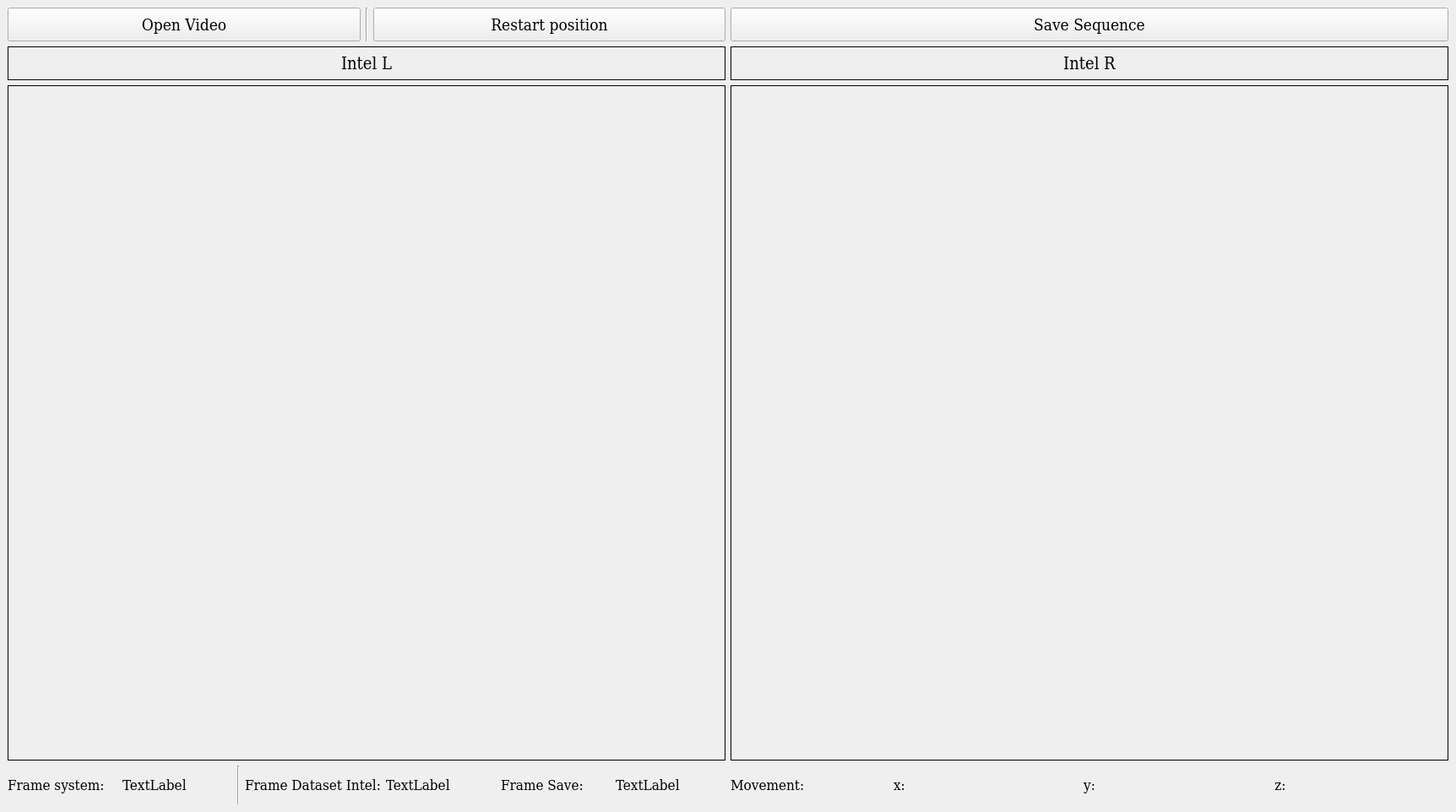
<?xml version="1.0" encoding="UTF-8"?>
<ui version="4.0">
 <class>MainWindow</class>
 <widget class="QMainWindow" name="MainWindow">
  <property name="geometry">
   <rect>
    <x>0</x>
    <y>0</y>
    <width>1724</width>
    <height>962</height>
   </rect>
  </property>
  <property name="windowTitle">
   <string>MainWindow</string>
  </property>
  <widget class="QWidget" name="centralwidget">
   <layout class="QHBoxLayout" name="horizontalLayout_2">
    <item>
     <layout class="QVBoxLayout" name="verticalLayout_2">
      <item>
       <layout class="QGridLayout" name="gridLayout">
        <item row="2" column="0">
         <widget class="QLabel" name="label_4">
          <property name="minimumSize">
           <size>
            <width>0</width>
            <height>40</height>
           </size>
          </property>
          <property name="maximumSize">
           <size>
            <width>16777215</width>
            <height>40</height>
           </size>
          </property>
          <property name="font">
           <font>
            <family>DejaVu Serif Condensed</family>
            <pointsize>15</pointsize>
           </font>
          </property>
          <property name="frameShape">
           <enum>QFrame::Box</enum>
          </property>
          <property name="text">
           <string>Intel L</string>
          </property>
          <property name="alignment">
           <set>Qt::AlignCenter</set>
          </property>
         </widget>
        </item>
        <item row="3" column="0">
         <widget class="QLabel" name="labelIntelL">
          <property name="minimumSize">
           <size>
            <width>848</width>
            <height>800</height>
           </size>
          </property>
          <property name="font">
           <font>
            <family>DejaVu Serif Condensed</family>
            <pointsize>10</pointsize>
           </font>
          </property>
          <property name="frameShape">
           <enum>QFrame::Box</enum>
          </property>
          <property name="text">
           <string/>
          </property>
          <property name="alignment">
           <set>Qt::AlignCenter</set>
          </property>
         </widget>
        </item>
        <item row="2" column="1">
         <widget class="QLabel" name="label_8">
          <property name="minimumSize">
           <size>
            <width>0</width>
            <height>40</height>
           </size>
          </property>
          <property name="maximumSize">
           <size>
            <width>16777215</width>
            <height>40</height>
           </size>
          </property>
          <property name="font">
           <font>
            <family>DejaVu Serif Condensed</family>
            <pointsize>15</pointsize>
           </font>
          </property>
          <property name="frameShape">
           <enum>QFrame::Box</enum>
          </property>
          <property name="text">
           <string>Intel R</string>
          </property>
          <property name="alignment">
           <set>Qt::AlignCenter</set>
          </property>
         </widget>
        </item>
        <item row="3" column="1">
         <widget class="QLabel" name="labelIntelR">
          <property name="minimumSize">
           <size>
            <width>848</width>
            <height>800</height>
           </size>
          </property>
          <property name="font">
           <font>
            <pointsize>10</pointsize>
           </font>
          </property>
          <property name="frameShape">
           <enum>QFrame::Box</enum>
          </property>
          <property name="text">
           <string/>
          </property>
          <property name="alignment">
           <set>Qt::AlignCenter</set>
          </property>
         </widget>
        </item>
        <item row="5" column="0">
         <layout class="QHBoxLayout" name="horizontalLayout">
          <item>
           <widget class="QLabel" name="label_3">
            <property name="minimumSize">
             <size>
              <width>0</width>
              <height>40</height>
             </size>
            </property>
            <property name="maximumSize">
             <size>
              <width>180</width>
              <height>16777215</height>
             </size>
            </property>
            <property name="font">
             <font>
              <family>DejaVu Serif Condensed</family>
              <pointsize>13</pointsize>
             </font>
            </property>
            <property name="text">
             <string>Frame system:</string>
            </property>
           </widget>
          </item>
          <item>
           <widget class="QLabel" name="frameSystem">
            <property name="minimumSize">
             <size>
              <width>0</width>
              <height>40</height>
             </size>
            </property>
            <property name="font">
             <font>
              <family>DejaVu Serif Condensed</family>
              <pointsize>13</pointsize>
             </font>
            </property>
            <property name="text">
             <string>TextLabel</string>
            </property>
           </widget>
          </item>
          <item>
           <widget class="Line" name="line_2">
            <property name="orientation">
             <enum>Qt::Vertical</enum>
            </property>
           </widget>
          </item>
          <item>
           <widget class="QLabel" name="label_7">
            <property name="minimumSize">
             <size>
              <width>0</width>
              <height>40</height>
             </size>
            </property>
            <property name="maximumSize">
             <size>
              <width>180</width>
              <height>16777215</height>
             </size>
            </property>
            <property name="font">
             <font>
              <family>DejaVu Serif Condensed</family>
              <pointsize>13</pointsize>
             </font>
            </property>
            <property name="text">
             <string>Frame Dataset Intel:</string>
            </property>
           </widget>
          </item>
          <item>
           <widget class="QLabel" name="frameIntel">
            <property name="minimumSize">
             <size>
              <width>0</width>
              <height>40</height>
             </size>
            </property>
            <property name="font">
             <font>
              <family>DejaVu Serif Condensed</family>
              <pointsize>13</pointsize>
             </font>
            </property>
            <property name="text">
             <string>TextLabel</string>
            </property>
           </widget>
          </item>
          <item>
           <widget class="QLabel" name="label_9">
            <property name="minimumSize">
             <size>
              <width>0</width>
              <height>40</height>
             </size>
            </property>
            <property name="maximumSize">
             <size>
              <width>180</width>
              <height>16777215</height>
             </size>
            </property>
            <property name="font">
             <font>
              <family>DejaVu Serif Condensed</family>
              <pointsize>13</pointsize>
             </font>
            </property>
            <property name="text">
             <string>Frame Save:</string>
            </property>
           </widget>
          </item>
          <item>
           <widget class="QLabel" name="frameSave">
            <property name="minimumSize">
             <size>
              <width>0</width>
              <height>40</height>
             </size>
            </property>
            <property name="font">
             <font>
              <family>DejaVu Serif Condensed</family>
              <pointsize>13</pointsize>
             </font>
            </property>
            <property name="text">
             <string>TextLabel</string>
            </property>
           </widget>
          </item>
         </layout>
        </item>
        <item row="1" column="0">
         <layout class="QHBoxLayout" name="horizontalLayout_5">
          <item>
           <widget class="QPushButton" name="openImage">
            <property name="minimumSize">
             <size>
              <width>0</width>
              <height>40</height>
             </size>
            </property>
            <property name="font">
             <font>
              <family>DejaVu Serif Condensed</family>
              <pointsize>14</pointsize>
             </font>
            </property>
            <property name="text">
             <string>Open Video</string>
            </property>
           </widget>
          </item>
          <item>
           <widget class="Line" name="line_3">
            <property name="orientation">
             <enum>Qt::Vertical</enum>
            </property>
           </widget>
          </item>
          <item>
           <widget class="QPushButton" name="openImage_2">
            <property name="minimumSize">
             <size>
              <width>0</width>
              <height>40</height>
             </size>
            </property>
            <property name="font">
             <font>
              <family>DejaVu Serif Condensed</family>
              <pointsize>14</pointsize>
             </font>
            </property>
            <property name="text">
             <string>Restart position</string>
            </property>
           </widget>
          </item>
         </layout>
        </item>
        <item row="1" column="1">
         <widget class="QPushButton" name="saveSequenceBtn">
          <property name="minimumSize">
           <size>
            <width>0</width>
            <height>40</height>
           </size>
          </property>
          <property name="font">
           <font>
            <family>DejaVu Serif Condensed</family>
            <pointsize>14</pointsize>
           </font>
          </property>
          <property name="text">
           <string>Save Sequence</string>
          </property>
          <property name="checkable">
           <bool>true</bool>
          </property>
         </widget>
        </item>
        <item row="5" column="1">
         <layout class="QHBoxLayout" name="horizontalLayout_4">
          <item>
           <widget class="QLabel" name="label_30">
            <property name="minimumSize">
             <size>
              <width>0</width>
              <height>40</height>
             </size>
            </property>
            <property name="maximumSize">
             <size>
              <width>180</width>
              <height>16777215</height>
             </size>
            </property>
            <property name="font">
             <font>
              <family>DejaVu Serif Condensed</family>
              <pointsize>13</pointsize>
             </font>
            </property>
            <property name="text">
             <string>Movement:</string>
            </property>
           </widget>
          </item>
          <item>
           <widget class="QLabel" name="label_36">
            <property name="minimumSize">
             <size>
              <width>0</width>
              <height>40</height>
             </size>
            </property>
            <property name="maximumSize">
             <size>
              <width>40</width>
              <height>16777215</height>
             </size>
            </property>
            <property name="font">
             <font>
              <family>DejaVu Serif Condensed</family>
              <pointsize>13</pointsize>
             </font>
            </property>
            <property name="text">
             <string>x:</string>
            </property>
            <property name="alignment">
             <set>Qt::AlignCenter</set>
            </property>
           </widget>
          </item>
          <item>
           <widget class="QLabel" name="move_x">
            <property name="minimumSize">
             <size>
              <width>0</width>
              <height>40</height>
             </size>
            </property>
            <property name="maximumSize">
             <size>
              <width>180</width>
              <height>16777215</height>
             </size>
            </property>
            <property name="font">
             <font>
              <family>DejaVu Serif Condensed</family>
              <pointsize>13</pointsize>
             </font>
            </property>
            <property name="text">
             <string/>
            </property>
           </widget>
          </item>
          <item>
           <widget class="QLabel" name="label_34">
            <property name="minimumSize">
             <size>
              <width>0</width>
              <height>40</height>
             </size>
            </property>
            <property name="maximumSize">
             <size>
              <width>40</width>
              <height>16777215</height>
             </size>
            </property>
            <property name="font">
             <font>
              <family>DejaVu Serif Condensed</family>
              <pointsize>13</pointsize>
             </font>
            </property>
            <property name="text">
             <string>y:</string>
            </property>
            <property name="alignment">
             <set>Qt::AlignCenter</set>
            </property>
           </widget>
          </item>
          <item>
           <widget class="QLabel" name="move_y">
            <property name="minimumSize">
             <size>
              <width>0</width>
              <height>40</height>
             </size>
            </property>
            <property name="maximumSize">
             <size>
              <width>180</width>
              <height>16777215</height>
             </size>
            </property>
            <property name="font">
             <font>
              <family>DejaVu Serif Condensed</family>
              <pointsize>13</pointsize>
             </font>
            </property>
            <property name="text">
             <string/>
            </property>
           </widget>
          </item>
          <item>
           <widget class="QLabel" name="label_32">
            <property name="minimumSize">
             <size>
              <width>0</width>
              <height>40</height>
             </size>
            </property>
            <property name="maximumSize">
             <size>
              <width>40</width>
              <height>16777215</height>
             </size>
            </property>
            <property name="font">
             <font>
              <family>DejaVu Serif Condensed</family>
              <pointsize>13</pointsize>
             </font>
            </property>
            <property name="text">
             <string>z:</string>
            </property>
            <property name="alignment">
             <set>Qt::AlignCenter</set>
            </property>
           </widget>
          </item>
          <item>
           <widget class="QLabel" name="move_z">
            <property name="minimumSize">
             <size>
              <width>0</width>
              <height>40</height>
             </size>
            </property>
            <property name="maximumSize">
             <size>
              <width>180</width>
              <height>16777215</height>
             </size>
            </property>
            <property name="font">
             <font>
              <family>DejaVu Serif Condensed</family>
              <pointsize>13</pointsize>
             </font>
            </property>
            <property name="text">
             <string/>
            </property>
           </widget>
          </item>
         </layout>
        </item>
       </layout>
      </item>
     </layout>
    </item>
   </layout>
  </widget>
 </widget>
 <resources/>
 <connections/>
</ui>
